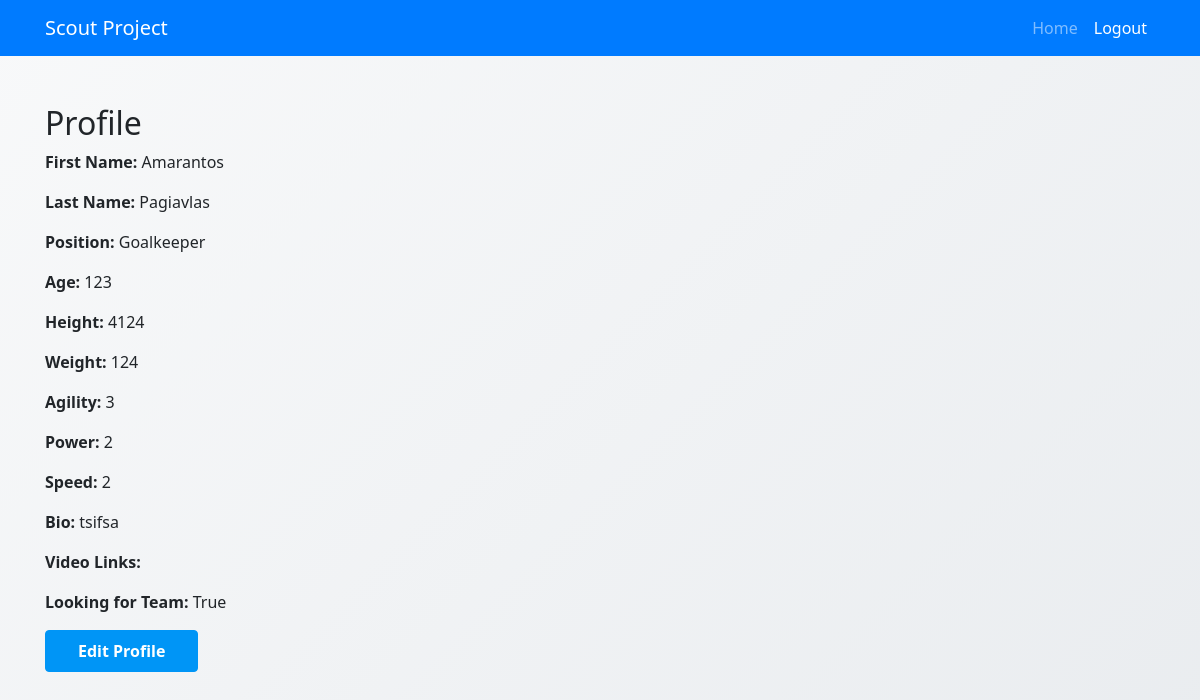
Screenshot of /scout_app/player/1/ (signed in) with the database file from the repository.
### scout_app/models.py (models this page shows)
class PlayerProfile(models.Model):
    user = models.OneToOneField(CustomUser, on_delete=models.SET_NULL, null=True, blank=True)
    first_name = models.CharField(max_length=50)
    last_name = models.CharField(max_length=50)
    position = models.CharField(max_length=20, choices=[('Goalkeeper', 'Goalkeeper'), ('Defender', 'Defender'),
                                                         ('Midfielder', 'Midfielder'), ('Forward', 'Forward')])
    age = models.IntegerField(null=True, blank=True)
    height = models.IntegerField(null=True, blank=True)
    weight = models.IntegerField(null=True, blank=True)
    agility = models.IntegerField(null=True, blank=True)
    power = models.IntegerField(null=True, blank=True)
    speed = models.IntegerField(null=True, blank=True)
    strategy = models.IntegerField(null=True, blank=True)
    bio = models.TextField(null=True, blank=True)
    video_links = models.TextField(blank=True, null=True)
    looking_for_team = models.BooleanField(default=True)
    matches_played = models.IntegerField(default=0)
    goals_scored = models.IntegerField(default=0)
    assists = models.IntegerField(default=0)
    tackles = models.IntegerField(default=0)

### scout_app/views.py (the view)
# urls.py: path('player/<int:player_id>/', views.view_player_profile, name='view_player_profile'),
@login_required
def view_player_profile(request, player_id):
    player_profile = get_object_or_404(PlayerProfile, id=player_id)
    context = {
        'profile': player_profile
    }
    return render(request, 'view_profile.html', context)

### scout_app/templates/view_profile.html (shortened to what this page needs)
<!DOCTYPE html>
<html>
<head>
    {% load static %}
    <link rel="stylesheet" href="https://stackpath.bootstrapcdn.com/bootstrap/4.5.2/css/bootstrap.min.css">
    <link rel="stylesheet" type="text/css" href="{% static 'styles.css' %}">
</head>
<body>
    <nav class="navbar navbar-expand-lg navbar-dark bg-primary">
        <div class="container">
          <a class="navbar-brand" href="{% url 'home' %}">Scout Project</a>
          <div class="collapse navbar-collapse" id="navbarNav">
            <ul class="navbar-nav ml-auto">
              <li class="nav-item">
                <a class="nav-link" href="{% url 'home' %}">Home</a>
              </li>
              <li class="nav-item active">
                <a class="nav-link" href="{% url 'logout' %}">Logout</a>
              </li>
            </ul>
          </div>
        </div>
      </nav>
    <div class="container mt-5">
        <h2>Profile</h2>
        {% if profile %}
            <p><strong>First Name:</strong> {{ profile.first_name }}</p>
            <p><strong>Last Name:</strong> {{ profile.last_name }}</p>
            <p><strong>Position:</strong> {{ profile.position }}</p>
            <p><strong>Age:</strong> {{ profile.age }}</p>
            <p><strong>Height:</strong> {{ profile.height }}</p>
            <p><strong>Weight:</strong> {{ profile.weight }}</p>
            <p><strong>Agility:</strong> {{ profile.agility }}</p>
            <p><strong>Power:</strong> {{ profile.power }}</p>
            <p><strong>Speed:</strong> {{ profile.speed }}</p>
            <p><strong>Bio:</strong> {{ profile.bio }}</p>
            <p><strong>Video Links:</strong> {{ profile.video_links }}</p>
            <p><strong>Looking for Team:</strong> {{ profile.looking_for_team }}</p>
            <a href="{% url 'edit_profile' %}" class="btn btn-primary">Edit Profile</a>
        {% else %}
            <p>No profile found.</p>
        {% endif %}
    </div>
</body>
</html>

### scout_app/static/styles.css (style rules this page uses)
:root { --primary-color: #2c3e50; --secondary-color: #3498db; }
body { font-family: 'Segoe UI', Tahoma, Geneva, Verdana, sans-serif; background: linear-gradient(135deg, #f8f9fa 0%, #e9ecef 100%); min-height: 100vh; }
.btn-primary { background-color: #3498db; padding: 0.75rem; transition: all 0.3s ease-in-out; }
.btn-primary { background-color: #0095f6; border-color: #0095f6; padding: 0.5rem 2rem; font-weight: 600; border-radius: 4px; }

### rows the page displays
PlayerProfile: first_name "Amarantos", last_name "Pagiavlas", position "Goalkeeper", age "123", height "4124", weight "124", agility "3", power "2", speed "2", bio "tsifsa", looking_for_team "True"
